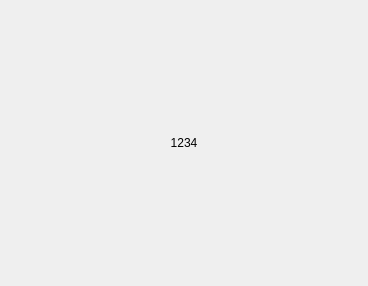
<?xml version="1.0" encoding="UTF-8"?>
<ui version="4.0">
 <class>subject1</class>
 <widget class="QWidget" name="subject1">
  <property name="geometry">
   <rect>
    <x>0</x>
    <y>0</y>
    <width>368</width>
    <height>286</height>
   </rect>
  </property>
  <property name="windowTitle">
   <string>Form</string>
  </property>
  <layout class="QVBoxLayout" name="verticalLayout">
   <item>
    <widget class="QLabel" name="counter">
     <property name="text">
      <string>1234</string>
     </property>
     <property name="alignment">
      <set>Qt::AlignCenter</set>
     </property>
    </widget>
   </item>
  </layout>
 </widget>
 <resources/>
 <connections/>
</ui>
